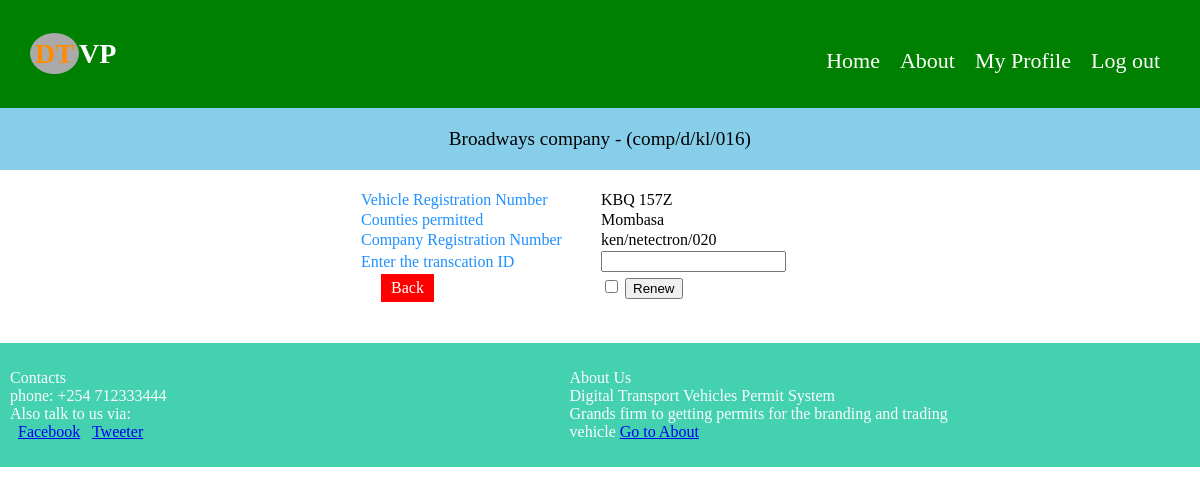
Page /renew-branding.php (signed in) on the committed database.
### tables this page shows
CREATE TABLE `user` (
  `userID` int(11) NOT NULL,
  `comp_name` varchar(50) NOT NULL,
  `comp_reg` varchar(50) NOT NULL,
  `email` varchar(100) NOT NULL,
  `pass` varchar(20) NOT NULL,
  `cpass` varchar(20) NOT NULL
);

CREATE TABLE `branding` (
  `b_id` int(11) NOT NULL,
  `comp_reg` varchar(50) NOT NULL,
  `plate_no` varchar(50) NOT NULL,
  `date` date NOT NULL,
  `county` varchar(50) NOT NULL
);

### session.php (called while the page is built, shortened)
<?php
	$id_sess = $_SESSION['comp_reg'];
?>

### renew-branding.php (the view, shortened to what this page needs)
<?php
    include('main-header.php') ;
    include('name-bar.php');
?>
<?php
 $q = mysqli_query($con, "select * from branding");
 $no_q = mysqli_fetch_assoc($q);
 $b_id = $no_q['b_id'];
	$query = mysqli_query($con, "select * from branding where b_id='$b_id' order by b_id desc");
	$num_rows = mysqli_num_rows($query);
	if ($num_rows > 0) {
		while ($row = mysqli_fetch_assoc($query)) {
			echo "<div class='product' >
					<table style='width:40%; border-collapse:collapse;'>
					<form action='' method='post'>
						<tr><td style='width:50%;'><span style='color:dodgerblue;'>Vehicle Registration Number </td><td style='text-transform:uppercase;'>".$row['plate_no']."</span></td></tr>
						<tr><td><span style='color:dodgerblue;'> Counties permitted </td><td> ".$row['county']."</span></td></tr>
						<tr><td><span style='color:dodgerblue;'> Company Registration Number</td><td>".$row['comp_reg']."</span></td></tr>
						<tr><td><span style='color:dodgerblue;'> Enter the transcation ID</span></td><td><input type='text' name='transcation_id' required></td></tr>
						<tr><td style=''><a href='home.php' class='back'>Back</a></td>
								<td>
									<input type='checkbox' name='checkbox' value='".$row['b_id']."' required>
									<input type='submit' name='renew' value='Renew'>
								</td>
						</tr>
					</form>
					</table>
				 </div>";
		}
	}
?>
<?php include('footer.php'); ?>

### name-bar.php (shortened to what this page needs)
<div class="namebar">
	<?php
	include('dbcon.php');
	    $pic_query = mysqli_query($con, "select * from user where comp_reg = '$id_sess'");
	    $row = mysqli_fetch_array($pic_query);
	    echo "<p style='color: black;'>".$row['comp_name']." company - (".$_SESSION['comp_reg'].")</p>";
	?>
</div>

### css/login.css (style rules this page uses)
body { padding: 0px; margin: 0px; }

### css/mainstyle.css (style rules this page uses)
table { border-collapse: collapse; width: 60%; margin: 20px auto; }

### name-bar.php (style rules this page uses)
.namebar { background-color: skyblue; width: 99.8%; padding: 1px; font-size: 120%; text-align: center; }

### renew-branding.php (style rules this page uses)
.back { background-color:red; border: none; color:white;text-decoration:none; float:right; padding: 5px 10px; float: left; margin-left: 20px; }

### footer.php (style rules this page uses)
p { color: #fcfcfc; }

### rows in the picture
user: comp_name "Broadways"
branding: plate_no "KBQ 157Z", county "Mombasa", comp_reg "ken/netectron/020"

### other values in the picture
$_SESSION['comp_reg'] "comp/d/kl/016"
